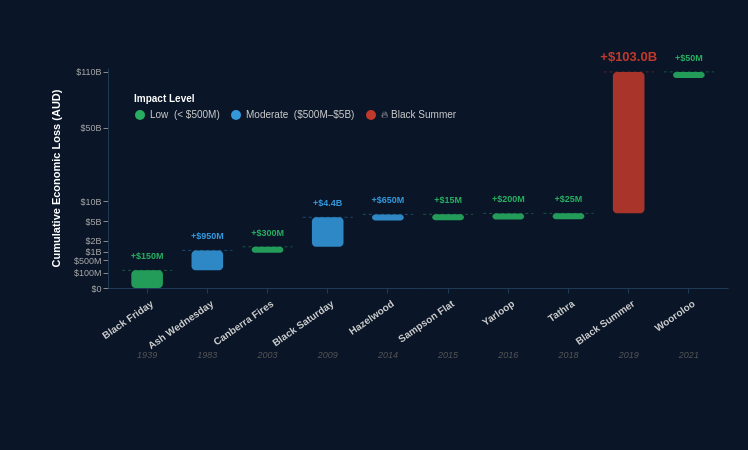

Describe this chart as a Vega-Lite specification.
### Vega specification from a JSON file in a GitHub repository (floating-point values rounded to 4 significant figures)
{"$schema": "https://vega.github.io/schema/vega/v5.json", "width": 620, "height": 220, "padding": {"left": 50, "right": 20, "top": 50, "bottom": 90}, "background": "#0a1628", "data": [{"name": "source", "values": [{"event": "Black Friday", "year": "1939", "loss": 150, "prev": 0, "end": 150, "type": "low"}, {"event": "Ash Wednesday", "year": "1983", "loss": 950, "prev": 150, "end": 1100, "type": "moderate"}, {"event": "Canberra Fires", "year": "2003", "loss": 300, "prev": 1100, "end": 1400, "type": "low"}, {"event": "Black Saturday", "year": "2009", "loss": 4400, "prev": 1400, "end": 5800, "type": "moderate"}, {"event": "Hazelwood", "year": "2014", "loss": 650, "prev": 5800, "end": 6450, "type": "moderate"}, {"event": "Sampson Flat", "year": "2015", "loss": 15, "prev": 6450, "end": 6465, "type": "low"}, {"event": "Yarloop", "year": "2016", "loss": 200, "prev": 6465, "end": 6665, "type": "low"}, {"event": "Tathra", "year": "2018", "loss": 25, "prev": 6665, "end": 6690, "type": "low"}, {"event": "Black Summer", "year": "2019", "loss": 103000, "prev": 6690, "end": 109690, "type": "extreme"}, {"event": "Wooroloo", "year": "2021", "loss": 50, "prev": 109690, "end": 109740, "type": "low"}]}], "signals": [{"name": "barWidth", "update": "bandwidth('x') * 0.75"}], "scales": [{"name": "x", "type": "band", "domain": {"data": "source", "field": "event"}, "range": "width", "padding": 0.3}, {"name": "y", "type": "pow", "exponent": 0.38, "domain": [0, 115000], "range": [{"signal": "height"}, 0]}, {"name": "color", "type": "ordinal", "domain": ["low", "moderate", "extreme"], "range": ["#27AE60", "#3498DB", "#C0392B"]}], "axes": [{"orient": "bottom", "scale": "x", "labelColor": "#cccccc", "labelFontSize": 10, "labelFontWeight": "bold", "domainColor": "#1e3a55", "tickColor": "#1e3a55", "encode": {"labels": {"update": {"angle": {"value": -35}, "align": {"value": "right"}, "dy": {"value": 4}}}}}, {"orient": "left", "scale": "y", "labelColor": "#aaaaaa", "labelFontSize": 9, "domainColor": "#1e3a55", "gridColor": "#1e2d45", "gridDash": [3, 3], "title": "Cumulative Economic Loss (AUD)", "titleColor": "#ffffff", "titleFontSize": 11, "titlePadding": 12, "values": [0, 100, 500, 1000, 2000, 5000, 10000, 50000, 110000], "encode": {"labels": {"update": {"text": {"signal": "datum.value === 0 ? '$0' : datum.value >= 1000 ? '$' + (datum.value/1000) + 'B' : '$' + datum.value + 'M'"}}}}}], "marks": [{"type": "rule", "from": {"data": "source"}, "encode": {"enter": {"x": {"scale": "x", "field": "event", "offset": -4}, "x2": {"signal": "scale('x', datum.event) + bandwidth('x') + 4"}, "y": {"scale": "y", "field": "end"}, "stroke": {"scale": "color", "field": "type"}, "strokeWidth": {"value": 1}, "opacity": {"value": 0.4}, "strokeDash": {"value": [3, 3]}}}}, {"type": "rect", "from": {"data": "source"}, "encode": {"enter": {"x": {"signal": "scale('x', datum.event) + (bandwidth('x') - barWidth) / 2"}, "width": {"signal": "barWidth"}, "fill": {"scale": "color", "field": "type"}, "opacity": {"value": 0.88}, "cornerRadius": {"value": 4}, "tooltip": {"signal": "{'Event': datum.event + (datum.year ? ' (' + datum.year + ')' : ''), 'Added Loss': datum.loss >= 1000 ? '$' + format(datum.loss/1000, '.1f') + 'B' : '$' + datum.loss + 'M', 'Running Total': datum.end >= 1000 ? '$' + format(datum.end/1000, '.1f') + 'B' : '$' + datum.end + 'M'}"}}, "update": {"y": {"scale": "y", "field": "end"}, "y2": {"signal": "max(scale('y', datum.prev), scale('y', datum.end) + 6)"}}, "hover": {"opacity": {"value": 1}, "cursor": {"value": "pointer"}}}}, {"type": "text", "from": {"data": "source"}, "encode": {"enter": {"x": {"signal": "scale('x', datum.event) + bandwidth('x') / 2"}, "align": {"value": "center"}, "fill": {"scale": "color", "field": "type"}, "fontSize": {"signal": "datum.type === 'extreme' ? 13 : datum.type === 'total' ? 12 : 9"}, "fontWeight": {"value": "bold"}, "text": {"signal": "datum.loss >= 1000 ? '+$' + format(datum.loss/1000, '.1f') + 'B' : '+$' + datum.loss + 'M'"}}, "update": {"y": {"scale": "y", "field": "end", "offset": -11}}}}, {"type": "text", "from": {"data": "source"}, "encode": {"enter": {"x": {"signal": "scale('x', datum.event) + bandwidth('x') / 2"}, "y": {"signal": "height + 70"}, "align": {"value": "center"}, "fill": {"value": "#555555"}, "fontSize": {"value": 9}, "fontStyle": {"value": "italic"}, "text": {"field": "year"}}}}], "legends": [{"fill": "color", "orient": "top-left", "direction": "horizontal", "labelColor": "#cccccc", "titleColor": "#ffffff", "labelFontSize": 10, "titleFontSize": 10, "title": "Impact Level", "padding": 8, "encode": {"labels": {"update": {"text": {"signal": "datum.value === 'low' ? 'Low  (< $500M)' : datum.value === 'moderate' ? 'Moderate  ($500M–$5B)' : '🔥 Black Summer'"}}}}}]}
